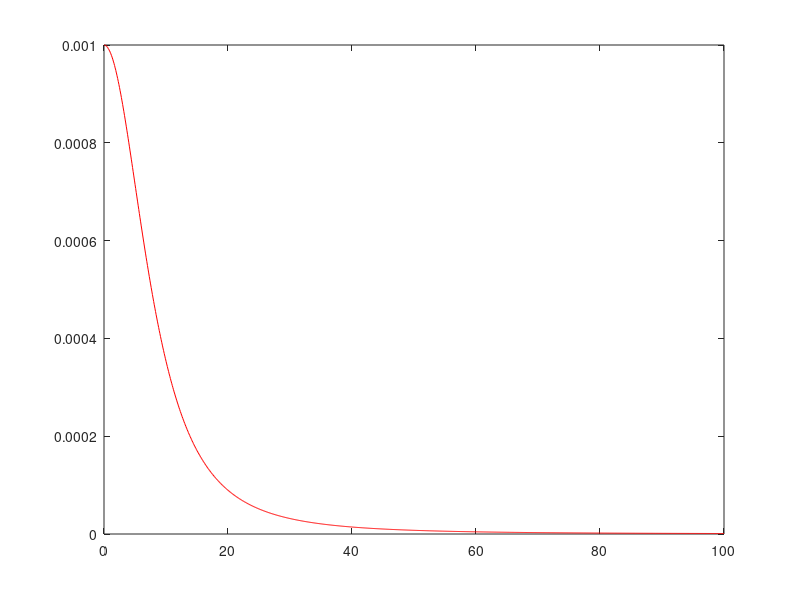

MATLAB code to generate this figure:
%%%%%%%%%
%  Try functions
%%%%%%%%%

x=linspace(0,100,1000);
C=10;
for i=1:1000
    %f(i)=x(i)^3/(x(i)^2+C^2)^(3/2);
    f(i)=1/(x(i)^2+C^2)^(3/2);
    %f(i)=-x(i)/(x(i)^2+C^2)^(1/2) + atan(x(i)/C);
    %f(i)=atan(x(i));
end
plot(x,f,'-r');